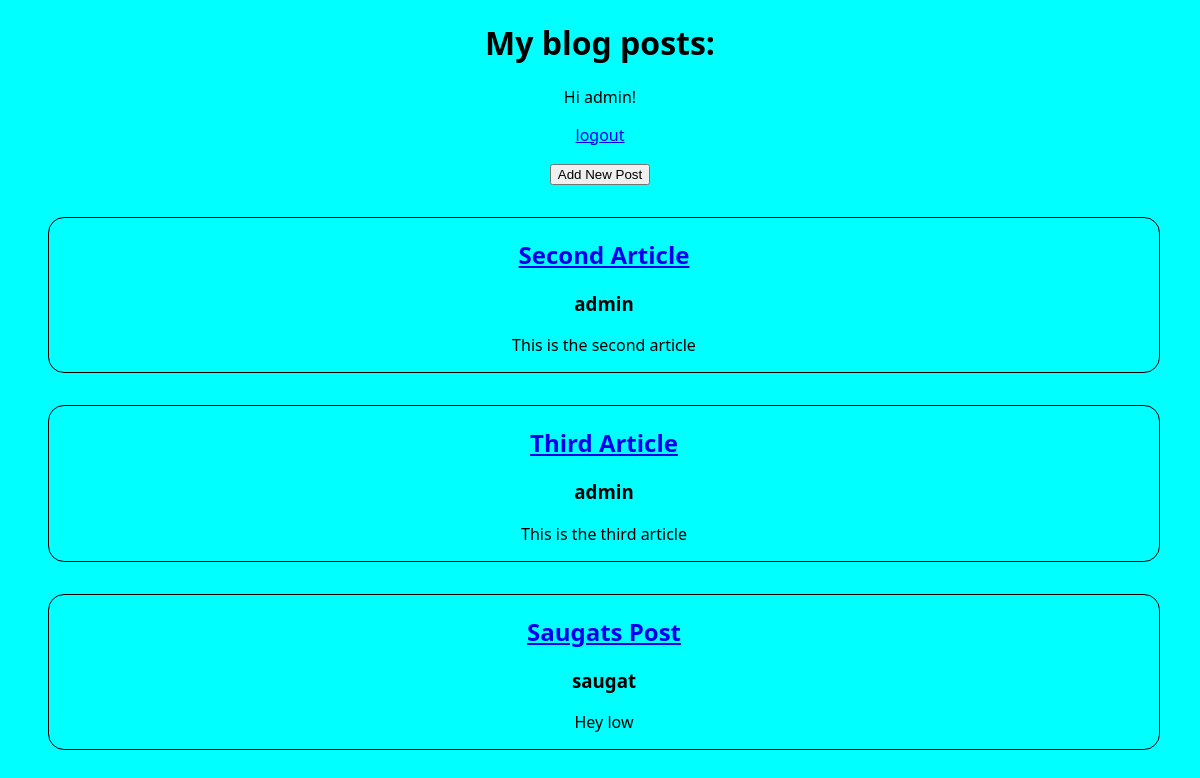
The app's page / (signed in) with its own data.
### blog/models.py (models this page shows, shortened)
class Article(models.Model):
    title = models.CharField(max_length=200)
    author = models.ForeignKey(
        'auth.User',
        on_delete = models.CASCADE
    )
    text = models.TextField()

### blog/views.py (the view)
# urls.py: path('', DefaultView.as_view(), name='home'),
class DefaultView(ListView):
    model = models.Article
    template_name = 'home.html'

### templates/home.html
{% extends 'base.html' %}
{% block content %}
<div>
    <form action="{% url 'post_new' %}" >
        <input type="submit" value="Add New Post">
    </form>
</div>
<ul>
    {% for item in object_list %}
    <li>
        <h2>
            <a href="{% url 'detail' item.pk %}">
                {{item.title}}
            </a>
        </h2>
        <h3>
            {{item.author}}
        </h3>
        <p>
            {{item.text}}
        </p>
    </li>
    {% endfor %}
</ul>
{% endblock content%}

### templates/base.html (shortened to what this page needs)
{% load staticfiles %}
<!DOCTYPE html>
<html lang="en">
<head>
    <link rel="stylesheet" href="{% static 'css/style.css' %}">
</head>
<body>
    <h1>
        My blog posts:
    </h1>
    {% if user.is_authenticated %}
        <p>Hi {{ user.username }}!</p>
        <p><a href="{% url 'logout' %}">logout</a></p>
    {% else %}
        <p>You are not logged in.</p>
        <a href="{% url 'login' %}">login</a>
    {% endif %}
    {% block content %}
    {% endblock content %}
</body>
</html>

### static/css/style.css (style rules this page uses)
body { background-color: aqua; text-align: center; font-family: 'Segoe UI', Tahoma, Geneva, Verdana, sans-serif; }
li { border: 1px solid black; border-radius: 1em; margin-top: 2em; margin-bottom: 2em; margin-right: 2em; }
ul { list-style-type: none; }

### records on screen
Article: title "Second Article", author "admin", text "This is the second article"
Article: title "Third Article", author "admin", text "This is the third article"
Article: title "Saugats Post", author "saugat", text "Hey low"

### other values on screen
{{ user.username }} "admin"
